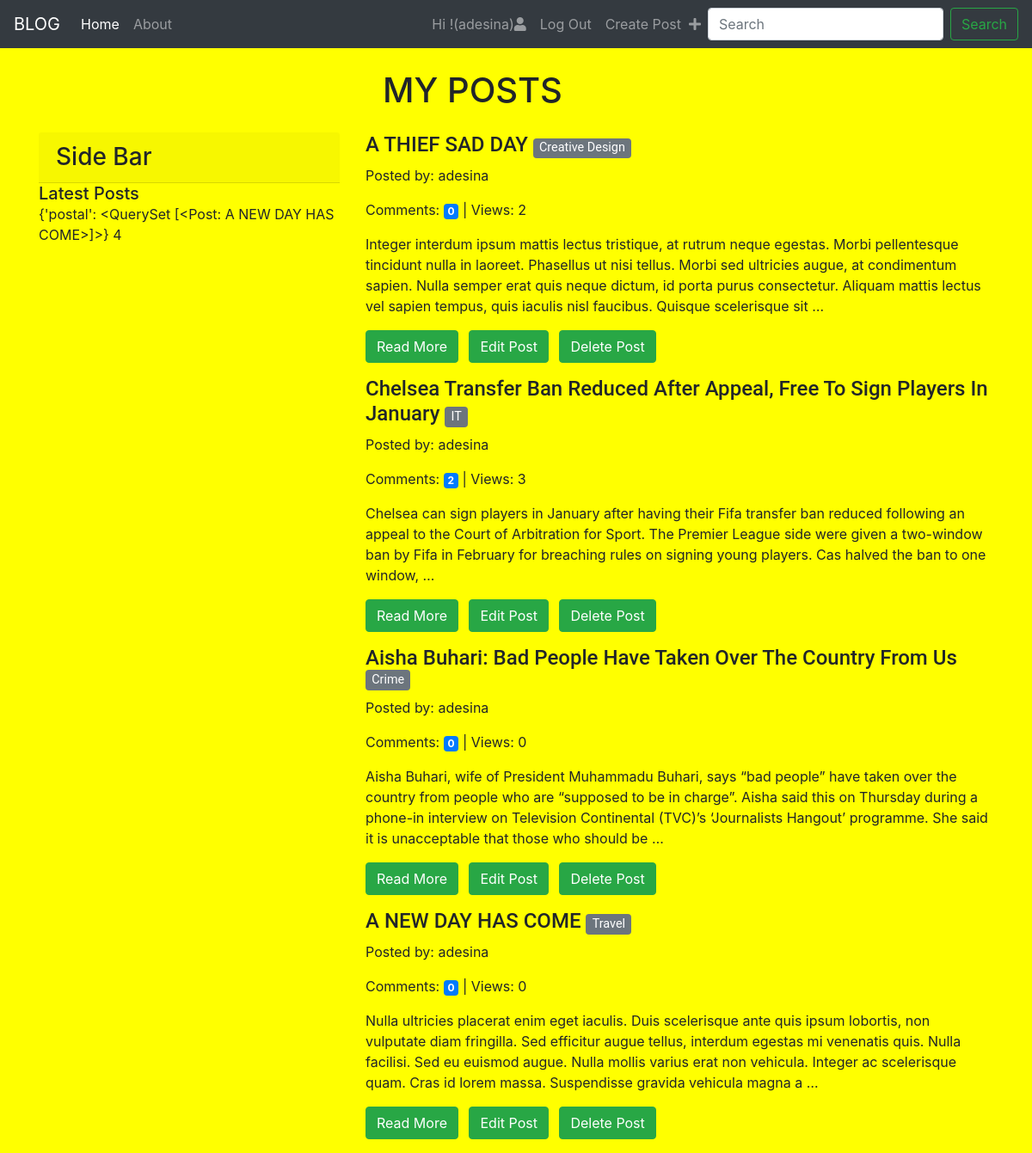
The app's page / (signed in) with its own data.
### blog/models.py (models this page shows, shortened)
class Post(models.Model):
    author = models.ForeignKey(settings.AUTH_USER_MODEL, on_delete=models.CASCADE, blank=True, null=True)
    title = models.CharField(max_length=200)
    body = models.TextField()
    created_on = models.DateTimeField(auto_now_add=True)
    categories = models.CharField(max_length=200, choices=CATEGORIES, blank=True, null=True)
    status = models.CharField(max_length=200, choices=STATUS, default='draft')
    blog_views = models.IntegerField(default=0)
    tags = models.ManyToManyField(Category, related_name='cattys', default=1)
    cover = models.ImageField(upload_to='img/', blank=True, null=True)
    profile = models.ForeignKey(Profile, on_delete=models.CASCADE, blank=True, null=True)
    def __str__(self):
        return self.title

class Category(models.Model):
    name = models.CharField(max_length=200)

### blog/views.py (the view)
# urls.py: path('', views.post_list, name='post_list'),
def post_list(request):
    posts = Post.objects.all()
    template = 'blog/post_list.html'
    context = {'posts': posts,
               }
    return render(request, template, context)

### blog/templatetags/latest_tag.py (called while the page is built)
@register.simple_tag
def latest_post():
    postal = Post.objects.filter(tags__name__contains='Travel')
    context = {'postal': postal}
    return context

@register.simple_tag
def total_count():
    post = Post.objects.all()
    return post.count()

### templates/blog/post_list.html (shortened to what this page needs)
{% extends 'base.html' %}
{% load static %}
{% load latest_tag %}
{% block content %}
    <div class="container">
<body class="over">
<h1 class="headings">MY POSTS</h1>
<div class="row">
    <div class="col-lg-4 col-lg-offset-6">
        <h3 class="card-header">Side Bar</h3>
        <h5 class="card-text">Latest Posts</h5>
        {% latest_post %}
        {% total_count %}
    </div>
<div class="col-lg-8">
{% for post in posts %}
    {% for tag in post.tags.all %}
    <h4 class="text">{{ post.title }} <span class="badge badge-secondary"><small>{{ tag.name }}</small></span></h4></h4>
    {% endfor %}
    <p class="card-text">Posted by: {{ post.author }}</p>
    <p class="card-text">Comments: <span class="badge badge-primary">{{ post.comments.count }}</span> | Views: {{ post.blog_views }}
 </p>
    <p>{{ post.body|truncatewords:50 }}</p>
    <ul class="list-inline">
    <li class="list-inline-item"><a class="btn btn-success" href="{% url 'detail' post.pk %}">Read More</a></li>
        {% if user.is_authenticated and user.is_superuser %}
    <li class="list-inline-item"><a class="btn btn-success" href="{% url 'edit' post.pk %}">Edit Post</a></li>
    <li class="list-inline-item"><a class="btn btn-success" href="{% url 'delete' post.pk %}">Delete Post</a></li><p></p>
    {% endif %}
    </ul>
    {% empty %}
    <p class="text-center text-danger">You have no Posts at this moment</p
{% endfor %}
</div>
</div>
</body>
    </div>
{% endblock %}

### templates/base.html (shortened to what this page needs)
{% load static %}
  <head>
  <nav class="navbar navbar-expand-lg navbar-dark bg-dark">
  <a class="navbar-brand" href="#">BLOG</a>
  <div class="collapse navbar-collapse" id="navbarSupportedContent">
    <ul class="navbar-nav mr-auto">
        {% with url_name=request.resolver_match.url_name %}
      <li class="nav-item active {% if url_name == 'post_list' %}active{% endif %}">
        <a class="nav-link" href="{% url 'post_list' %}">Home</a>
      </li>
      <li class="nav-item {% if url_name == 'about' %}active{% endif %}">
        <a class="nav-link" href="{% url 'about' %}">About</a>
      </li>
    </ul>
      <ul class="navbar-nav float-right">
          {% if user.is_authenticated %}
              <li class="nav-item">
                  <a class="nav-link" href="{% url 'profile'   %}">Hi !({{ user.username }})<span class="fa fa-user"></span></a>
          </li>
        <li class="nav-item">
              <a class="nav-link" href="{% url 'logout' %}">Log Out</a>
          </li>
              <li class="nav-item {% if url_name == 'create' %}active{% endif %}">
              <a class="nav-link" href="{% url 'create' %}">Create Post &nbsp;<span class="fa fa-plus"></span></a>
          </li>
              {% else %}
          <li class="nav-item">
              <a class="nav-link" href="{% url 'login' %}">Log In</a>
          </li>
              <li class="nav-item {% if url_name == 'register' %}active{% endif %}">
              <a class="nav-link" href="{% url 'register' %}">Sign Up</a>
          {% endif %}
      </ul>
  {% endwith %}
    <form class="form-inline my-2 my-lg-0">
      <input class="form-control mr-sm-2" type="search" placeholder="Search" aria-label="Search">
      <button class="btn btn-outline-success my-2 my-sm-0" type="submit">Search</button>
    </form>
  </div>
</nav>
    <link rel="stylesheet" href="https://stackpath.bootstrapcdn.com/bootstrap/4.4.1/css/bootstrap.min.css">
    <link href="//maxcdn.bootstrapcdn.com/font-awesome/5.1.0/css/font-awesome.min.css" rel="stylesheet">
    <link rel="stylesheet" href="https://cdnjs.cloudflare.com/ajax/libs/font-awesome/5.11.2/css/all.css" />
      <link rel="stylesheet" href="{% static 'css/master.css' %}">
  </head>
  <body>
    {% block content %}
    {% endblock %}
  </body>
</html>

### blog/static/css/master.css (style rules this page uses)
.headings { margin:25px 400px; }
.over { background-color: yellow; }
.text { font-family: 'Roboto', serif; }

### records on screen
Post: title "{'postal': <QuerySet [<Post: A NEW DAY HAS COME>]>}", title "A NEW DAY HAS COME", author "adesina", comments.count "0", blog_views "0", body "Nulla ultricies placerat enim eget iaculis. Duis scelerisque ante quis ipsum lobortis, non vulputate diam fringilla. Sed efficitur augue tellus, interdum egestas mi venenatis quis. Nulla facilisi. Sed eu euismod augue. Nulla mollis varius erat non vehicula. Integer ac scelerisque quam. Cras id lorem massa. Suspendisse gravida vehicula magna a …"
Post: title "A THIEF SAD DAY", author "adesina", comments.count "0", blog_views "2", body "Integer interdum ipsum mattis lectus tristique, at rutrum neque egestas. Morbi pellentesque tincidunt nulla in laoreet. Phasellus ut nisi tellus. Morbi sed ultricies augue, at condimentum sapien. Nulla semper erat quis neque dictum, id porta purus consectetur. Aliquam mattis lectus vel sapien tempus, quis iaculis nisl faucibus. Quisque scelerisque sit …"
Category: name "Creative Design"
Post: title "Chelsea Transfer Ban Reduced After Appeal, Free To Sign Players In January", author "adesina", comments.count "2", blog_views "3", body "Chelsea can sign players in January after having their Fifa transfer ban reduced following an appeal to the Court of Arbitration for Sport. The Premier League side were given a two-window ban by Fifa in February for breaching rules on signing young players. Cas halved the ban to one window, …"
Category: name "IT"
Post: title "Aisha Buhari: Bad People Have Taken Over The Country From Us", author "adesina", comments.count "0", blog_views "0", body "Aisha Buhari, wife of President Muhammadu Buhari, says “bad people” have taken over the country from people who are “supposed to be in charge”. Aisha said this on Thursday during a phone-in interview on Television Continental (TVC)’s ‘Journalists Hangout’ programme. She said it is unacceptable that those who should be …"
Category: name "Crime"
Category: name "Travel"

### other values on screen
{{ user.username }} "adesina"
